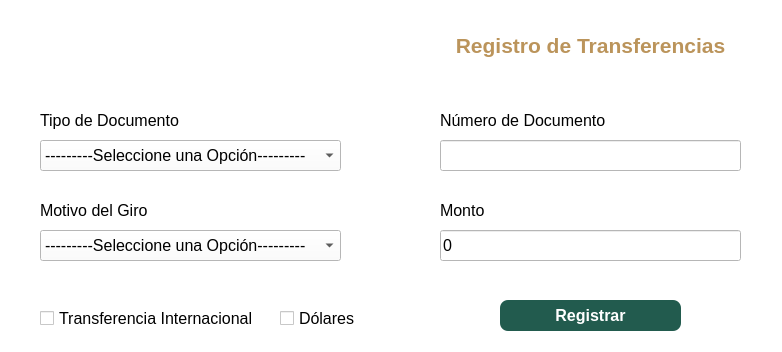
<?xml version="1.0" encoding="UTF-8"?>
<ui version="4.0">
 <class>registro</class>
 <widget class="QDialog" name="registro">
  <property name="windowModality">
   <enum>Qt::ApplicationModal</enum>
  </property>
  <property name="geometry">
   <rect>
    <x>0</x>
    <y>0</y>
    <width>782</width>
    <height>352</height>
   </rect>
  </property>
  <property name="font">
   <font>
    <weight>75</weight>
    <bold>true</bold>
   </font>
  </property>
  <property name="windowTitle">
   <string>Registro de Transferencias</string>
  </property>
  <property name="styleSheet">
   <string notr="true">background-color: rgb(255, 255, 255);</string>
  </property>
  <widget class="QLabel" name="label_5">
   <property name="geometry">
    <rect>
     <x>10</x>
     <y>10</y>
     <width>371</width>
     <height>81</height>
    </rect>
   </property>
   <property name="text">
    <string/>
   </property>
   <property name="pixmap">
    <pixmap>../banco.png</pixmap>
   </property>
   <property name="scaledContents">
    <bool>true</bool>
   </property>
  </widget>
  <widget class="QLabel" name="label">
   <property name="geometry">
    <rect>
     <x>450</x>
     <y>30</y>
     <width>281</width>
     <height>31</height>
    </rect>
   </property>
   <property name="font">
    <font>
     <pointsize>16</pointsize>
     <weight>75</weight>
     <bold>true</bold>
    </font>
   </property>
   <property name="styleSheet">
    <string notr="true">
color: rgb(187, 148, 91);</string>
   </property>
   <property name="text">
    <string>Registro de Transferencias</string>
   </property>
   <property name="alignment">
    <set>Qt::AlignCenter</set>
   </property>
   <property name="margin">
    <number>1</number>
   </property>
  </widget>
  <widget class="QLabel" name="label_2">
   <property name="geometry">
    <rect>
     <x>40</x>
     <y>110</y>
     <width>151</width>
     <height>21</height>
    </rect>
   </property>
   <property name="font">
    <font>
     <pointsize>12</pointsize>
     <weight>50</weight>
     <bold>false</bold>
    </font>
   </property>
   <property name="text">
    <string>Tipo de Documento</string>
   </property>
  </widget>
  <widget class="QComboBox" name="cbDocumento">
   <property name="geometry">
    <rect>
     <x>40</x>
     <y>140</y>
     <width>301</width>
     <height>31</height>
    </rect>
   </property>
   <property name="font">
    <font>
     <pointsize>12</pointsize>
     <weight>50</weight>
     <bold>false</bold>
    </font>
   </property>
   <item>
    <property name="text">
     <string>---------Seleccione una Opción---------</string>
    </property>
   </item>
   <item>
    <property name="text">
     <string>DNI - Documento Nacional de Identidad</string>
    </property>
   </item>
   <item>
    <property name="text">
     <string>PSS - Pasaporte</string>
    </property>
   </item>
   <item>
    <property name="text">
     <string>VISA</string>
    </property>
   </item>
  </widget>
  <widget class="QLabel" name="label_3">
   <property name="geometry">
    <rect>
     <x>440</x>
     <y>110</y>
     <width>191</width>
     <height>21</height>
    </rect>
   </property>
   <property name="font">
    <font>
     <pointsize>12</pointsize>
     <weight>50</weight>
     <bold>false</bold>
    </font>
   </property>
   <property name="text">
    <string>Número de Documento</string>
   </property>
  </widget>
  <widget class="QLineEdit" name="txtDoc">
   <property name="geometry">
    <rect>
     <x>440</x>
     <y>140</y>
     <width>301</width>
     <height>31</height>
    </rect>
   </property>
   <property name="font">
    <font>
     <pointsize>12</pointsize>
     <weight>50</weight>
     <bold>false</bold>
    </font>
   </property>
  </widget>
  <widget class="QComboBox" name="cbGiro">
   <property name="geometry">
    <rect>
     <x>40</x>
     <y>230</y>
     <width>301</width>
     <height>31</height>
    </rect>
   </property>
   <property name="font">
    <font>
     <pointsize>12</pointsize>
     <weight>50</weight>
     <bold>false</bold>
    </font>
   </property>
   <item>
    <property name="text">
     <string>---------Seleccione una Opción---------</string>
    </property>
   </item>
   <item>
    <property name="text">
     <string>Honorarios/Servicios Técnicos</string>
    </property>
   </item>
   <item>
    <property name="text">
     <string>Remesas/Giros</string>
    </property>
   </item>
   <item>
    <property name="text">
     <string>Donaciones</string>
    </property>
   </item>
  </widget>
  <widget class="QLabel" name="label_4">
   <property name="geometry">
    <rect>
     <x>40</x>
     <y>200</y>
     <width>151</width>
     <height>21</height>
    </rect>
   </property>
   <property name="font">
    <font>
     <pointsize>12</pointsize>
     <weight>50</weight>
     <bold>false</bold>
    </font>
   </property>
   <property name="text">
    <string>Motivo del Giro</string>
   </property>
  </widget>
  <widget class="QLabel" name="label_6">
   <property name="geometry">
    <rect>
     <x>440</x>
     <y>200</y>
     <width>191</width>
     <height>21</height>
    </rect>
   </property>
   <property name="font">
    <font>
     <pointsize>12</pointsize>
     <weight>50</weight>
     <bold>false</bold>
    </font>
   </property>
   <property name="text">
    <string>Monto</string>
   </property>
  </widget>
  <widget class="QLineEdit" name="txtMonto">
   <property name="geometry">
    <rect>
     <x>440</x>
     <y>230</y>
     <width>301</width>
     <height>31</height>
    </rect>
   </property>
   <property name="font">
    <font>
     <pointsize>12</pointsize>
     <weight>50</weight>
     <bold>false</bold>
    </font>
   </property>
   <property name="text">
    <string>0</string>
   </property>
  </widget>
  <widget class="QCheckBox" name="checkTInter">
   <property name="geometry">
    <rect>
     <x>40</x>
     <y>310</y>
     <width>221</width>
     <height>17</height>
    </rect>
   </property>
   <property name="font">
    <font>
     <pointsize>12</pointsize>
     <weight>50</weight>
     <bold>false</bold>
    </font>
   </property>
   <property name="text">
    <string>Transferencia Internacional</string>
   </property>
  </widget>
  <widget class="QCheckBox" name="checkDolar">
   <property name="geometry">
    <rect>
     <x>280</x>
     <y>310</y>
     <width>81</width>
     <height>17</height>
    </rect>
   </property>
   <property name="font">
    <font>
     <pointsize>12</pointsize>
     <weight>50</weight>
     <bold>false</bold>
    </font>
   </property>
   <property name="text">
    <string>Dólares</string>
   </property>
  </widget>
  <widget class="QPushButton" name="btnRegis">
   <property name="geometry">
    <rect>
     <x>500</x>
     <y>300</y>
     <width>181</width>
     <height>31</height>
    </rect>
   </property>
   <property name="font">
    <font>
     <pointsize>12</pointsize>
     <weight>75</weight>
     <bold>true</bold>
    </font>
   </property>
   <property name="cursor">
    <cursorShape>PointingHandCursor</cursorShape>
   </property>
   <property name="styleSheet">
    <string notr="true">background-color: rgb(34, 91, 78);
color: rgb(255, 255, 255);
border-radius:8px;</string>
   </property>
   <property name="text">
    <string>Registrar</string>
   </property>
  </widget>
 </widget>
 <resources/>
 <connections/>
</ui>
